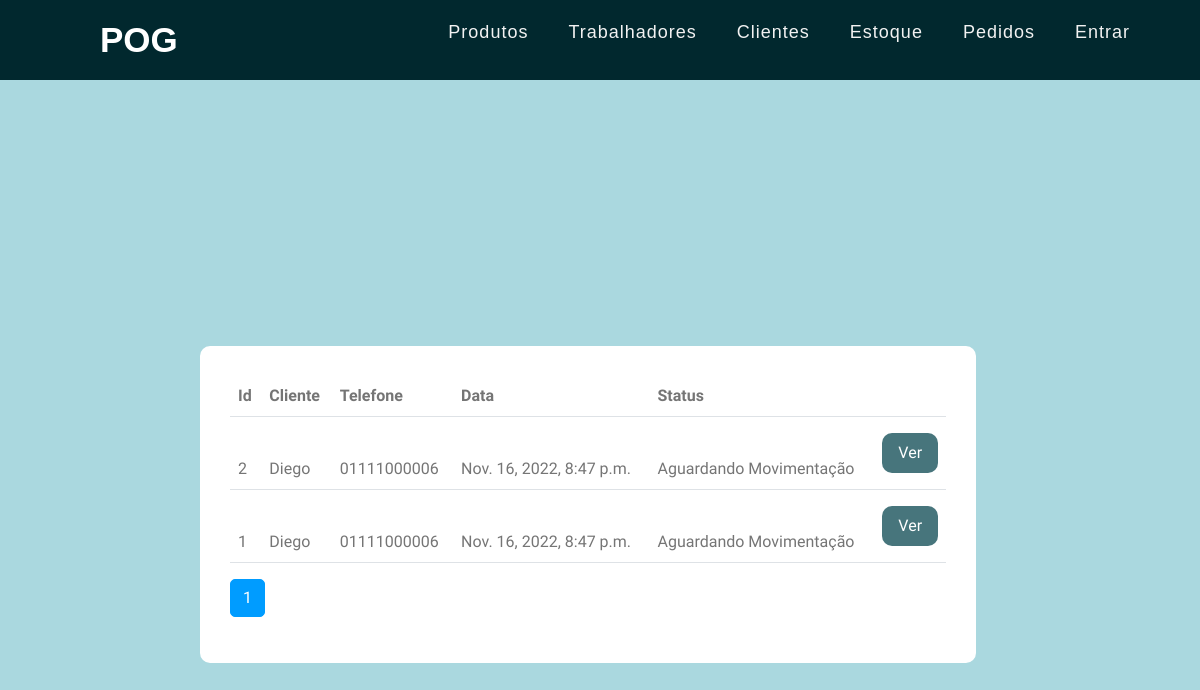
/ListPedidos, run on an earlier commit of the app's database.
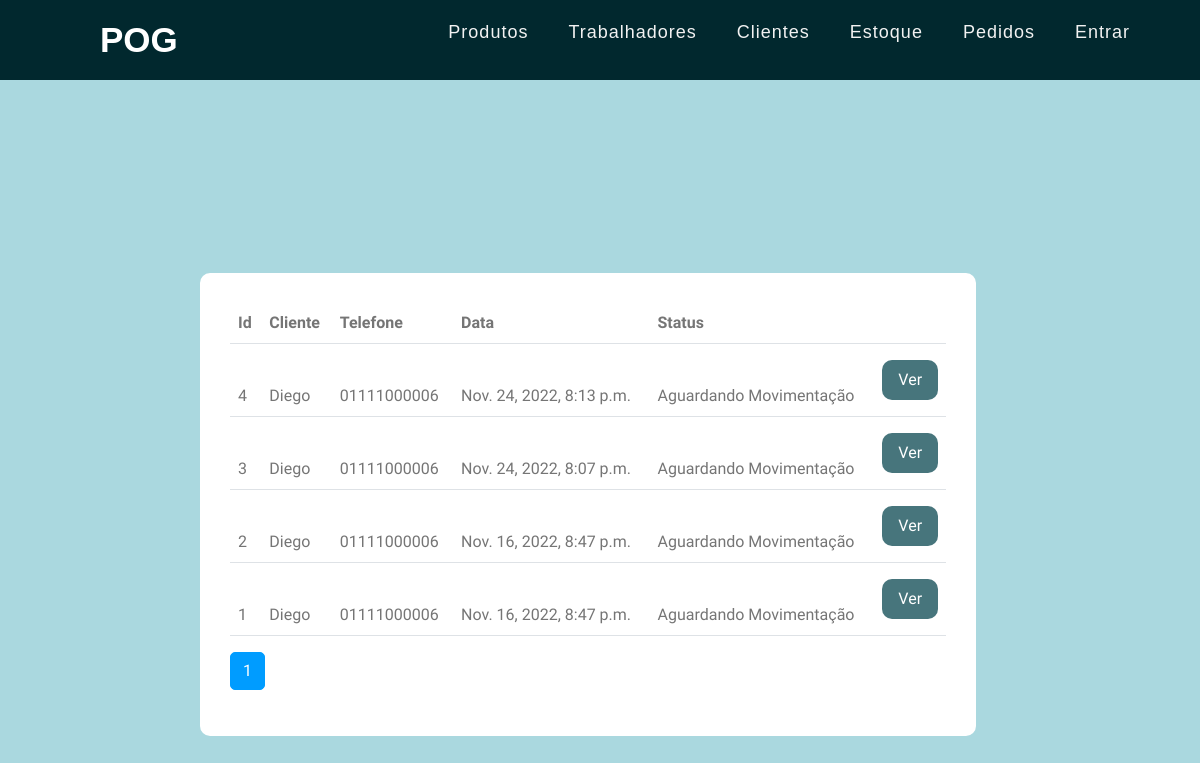
And on a later commit of the database.
### pedidos/models.py (models this page shows)
class Pedido(models.Model):
    tp_Pedido = models.IntegerField(null=True) # 1 = Venda 2 = locação
    Cliente = models.ForeignKey(CustomerModel.Customer,on_delete=models.CASCADE,null=True)
    Atendente = models.ForeignKey(WorkerModel.Worker,on_delete=models.CASCADE,null=True)
    Status = models.ForeignKey(Categoria,on_delete=models.CASCADE,null=True)
    data_registro = models.DateTimeField(auto_now_add=True)

class Categoria(models.Model):
    description = models.CharField(max_length=125)

### customer/models.py (models this page shows)
class Customer(models.Model):
    nome = models.CharField(max_length=200)
    last_name = models.CharField(max_length=100)
    cpf = models.CharField(max_length=11)
    PhoneNumber = models.CharField(max_length=13)
    Dt_Nascimento = models.DateField()
    data_registro = models.DateTimeField(auto_now_add=True,null=True)

### pedidos/views.py (the view, shortened to what this page needs)
# urls.py: path('ListPedidos',views.Listadepedidos,name ='ListPedidos'),
def Listadepedidos(request):
    pedidos = PedidosModel.Pedido.objects.all().order_by('-data_registro')
    paginator = Paginator(pedidos,10)
    page = request.GET.get("pedidos")
    pedidos = paginator.get_page(page)
    return render(request,'pedidos/ListPedidos.html',
    context={
        "Pedidos":pedidos ,
    })

### pedidos/templates/pedidos/ListPedidos.html (shortened to what this page needs)
{%extends 'base.html'%}
{%block 'conteudo'%}
<div>
    <div class="row justify-content-center Pcontainer">
        <div class="col-md-8">
            <div class="box" style="width:auto">
                <table class="table table-hover">
                    <thead>
                        <th scope="col">Id</td>
                        <th scope="col">Cliente</td>
                        <th scope="col">Telefone</td>
                        <th scope="col">Data</td>
                        <th scope="col">Status</td>
                        <th scope="col"></td>
                        {% for pedido in Pedidos %}
                        <tr>
                            <td scope="row">{{ pedido.id }}</td>
                            <td>{{ pedido.Cliente.nome }}</td>
                            <td>{{ pedido.Cliente.PhoneNumber}}</td>
                            <td>{{ pedido.data_registro }}</td>
                            <td>{{ pedido.Status.description }}</td>
                            <td><a href="PedidoNr/{{ pedido.id }}"><button  class="buttonC">Ver</button></td></a>
                        </tr>
                        {% endfor %}
                    </thead>
                </table>
                <nav aria-label="Navegação de página exemplo">
                    <ul class="pagination">
                        {% for pagina in Pedidos.paginator.page_range %}
                            {% if  Pedidos.number == pagina %}
                            <li class="page-item active">
                                <a class="page-link" href="?pedidos={{pagina}}">{{pagina}}</a>
                            </li>
                            {% else %}
                            <li class="page-item">
                                <a class="page-link" href="?pedidos={{pagina}}">{{pagina}}</a>
                            </li>
                            {%endif%}
                        {% endfor %}
                    </ul>
                </nav>
            </div>
        </div>
    </div>
</div>
{%endblock%}

### paginas/base.html (shortened to what this page needs)
{% load static %}
<!DOCTYPE html>
<html lang="en">
<head>
    <link href="https://cdnjs.cloudflare.com/ajax/libs/font-awesome/5.10.0/css/all.min.css" rel="stylesheet">
    <link href="https://cdn.jsdelivr.net/npm/bootstrap-icons@1.4.1/font/bootstrap-icons.css" rel="stylesheet">
    <link href="{% static 'bootstrap/lib/owlcarousel/assets/owl.carousel.min.css'%}" rel="stylesheet">
    <link href="{% static 'bootstrap/lib/tempusdominus/css/tempusdominus-bootstrap-4.min.css'%}" rel="stylesheet" />
    <link href="{% static 'bootstrap/css/bootstrap.min.css'%}" rel="stylesheet">
    <link href="{% static 'bootstrap/css/style.css'%}" rel="stylesheet">
</head>
<body>
<nav id="menu-horizontal">
    <div class="logo">
        POG
    </div>
        <ul>
            <li><a href="/product/opcoes">Produtos</a></li>
            <li><a href="/worker/ListWorker">Trabalhadores</a></li>
            <li><a href="/customer/opcoes">Clientes</a></li>
            <li><a href="/estoque/opcoes">Estoque</a></li>
            <li><a href="/pedidos/opcoes">Pedidos</a></li>
            {% if not user.is_authenticated %}
                <li><a href="/accounts/login">Entrar</a></li>
            {%else%}
                <li><a href="/accounts/logout">Sair</a></li>
            {%endif%}
        </ul>
</nav>
<div class="page-background">
    <br>
    {%block 'conteudo'%}
    {%endblock%}
</div>
</body>
</html>

What changed in the data, as far as the page shows it:
added Pedido: id "4", Cliente.nome "Diego", Cliente.PhoneNumber "01111000006", data_registro "Nov. 24, 2022, 8:13 p.m.", Status.description "Aguardando Movimentação"
added Pedido: id "3", Cliente.nome "Diego", Cliente.PhoneNumber "01111000006", data_registro "Nov. 24, 2022, 8:07 p.m.", Status.description "Aguardando Movimentação"
